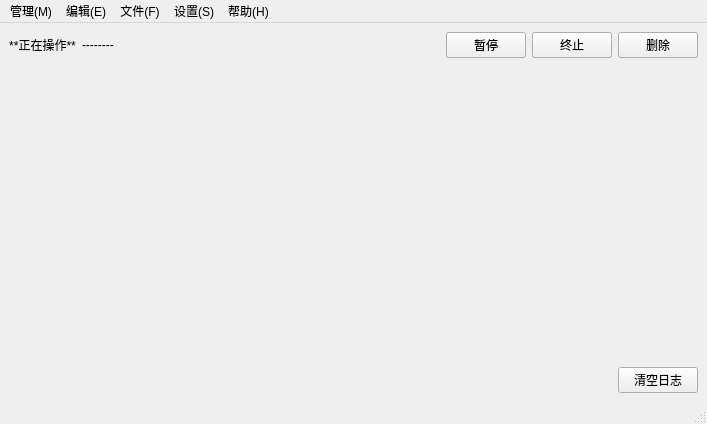
<?xml version="1.0" encoding="UTF-8"?>
<ui version="4.0">
 <class>MainWindow</class>
 <widget class="QMainWindow" name="MainWindow">
  <property name="geometry">
   <rect>
    <x>0</x>
    <y>0</y>
    <width>707</width>
    <height>424</height>
   </rect>
  </property>
  <property name="windowTitle">
   <string>烤红薯</string>
  </property>
  <widget class="QWidget" name="centralwidget">
   <layout class="QVBoxLayout" name="verticalLayout">
    <item>
     <layout class="QHBoxLayout" name="horizontalLayout_3">
      <item>
       <widget class="QLabel" name="label">
        <property name="sizePolicy">
         <sizepolicy hsizetype="Preferred" vsizetype="Fixed">
          <horstretch>0</horstretch>
          <verstretch>0</verstretch>
         </sizepolicy>
        </property>
        <property name="text">
         <string>**正在操作**</string>
        </property>
        <property name="textFormat">
         <enum>Qt::MarkdownText</enum>
        </property>
        <property name="alignment">
         <set>Qt::AlignCenter</set>
        </property>
       </widget>
      </item>
      <item>
       <widget class="QLabel" name="currentName">
        <property name="sizePolicy">
         <sizepolicy hsizetype="Expanding" vsizetype="Fixed">
          <horstretch>0</horstretch>
          <verstretch>0</verstretch>
         </sizepolicy>
        </property>
        <property name="styleSheet">
         <string notr="true"/>
        </property>
        <property name="text">
         <string>--------</string>
        </property>
        <property name="textFormat">
         <enum>Qt::AutoText</enum>
        </property>
        <property name="alignment">
         <set>Qt::AlignLeading|Qt::AlignLeft|Qt::AlignVCenter</set>
        </property>
        <property name="wordWrap">
         <bool>true</bool>
        </property>
       </widget>
      </item>
      <item>
       <widget class="QPushButton" name="toggleStateButton">
        <property name="sizePolicy">
         <sizepolicy hsizetype="Minimum" vsizetype="Fixed">
          <horstretch>0</horstretch>
          <verstretch>0</verstretch>
         </sizepolicy>
        </property>
        <property name="text">
         <string>暂停</string>
        </property>
       </widget>
      </item>
      <item>
       <widget class="QPushButton" name="terminalButton">
        <property name="sizePolicy">
         <sizepolicy hsizetype="Minimum" vsizetype="Fixed">
          <horstretch>0</horstretch>
          <verstretch>0</verstretch>
         </sizepolicy>
        </property>
        <property name="text">
         <string>终止</string>
        </property>
       </widget>
      </item>
      <item>
       <widget class="QPushButton" name="delete_unit_btn">
        <property name="sizePolicy">
         <sizepolicy hsizetype="Minimum" vsizetype="Fixed">
          <horstretch>0</horstretch>
          <verstretch>0</verstretch>
         </sizepolicy>
        </property>
        <property name="text">
         <string>删除</string>
        </property>
       </widget>
      </item>
     </layout>
    </item>
    <item>
     <widget class="QTabWidget" name="tabBrowser">
      <property name="tabShape">
       <enum>QTabWidget::Rounded</enum>
      </property>
      <property name="currentIndex">
       <number>-1</number>
      </property>
      <property name="documentMode">
       <bool>true</bool>
      </property>
     </widget>
    </item>
    <item>
     <layout class="QHBoxLayout" name="horizontalLayout_4">
      <item>
       <spacer name="horizontalSpacer">
        <property name="orientation">
         <enum>Qt::Horizontal</enum>
        </property>
        <property name="sizeHint" stdset="0">
         <size>
          <width>40</width>
          <height>20</height>
         </size>
        </property>
       </spacer>
      </item>
      <item>
       <widget class="QPushButton" name="clearLogButton">
        <property name="sizePolicy">
         <sizepolicy hsizetype="Minimum" vsizetype="Fixed">
          <horstretch>0</horstretch>
          <verstretch>0</verstretch>
         </sizepolicy>
        </property>
        <property name="text">
         <string>清空日志</string>
        </property>
       </widget>
      </item>
     </layout>
    </item>
   </layout>
  </widget>
  <widget class="QMenuBar" name="menubar">
   <property name="geometry">
    <rect>
     <x>0</x>
     <y>0</y>
     <width>707</width>
     <height>22</height>
    </rect>
   </property>
   <property name="defaultUp">
    <bool>false</bool>
   </property>
   <property name="nativeMenuBar">
    <bool>true</bool>
   </property>
   <widget class="QMenu" name="menu_S">
    <property name="title">
     <string>设置(S)</string>
    </property>
    <widget class="QMenu" name="menu_save_config">
     <property name="title">
      <string>保存配置</string>
     </property>
     <addaction name="action_auto_rename"/>
    </widget>
    <addaction name="action_set_debug"/>
    <addaction name="separator"/>
    <addaction name="action_set_browser_path"/>
    <addaction name="action_set_cookies"/>
    <addaction name="action_add_linked_user"/>
    <addaction name="action_check_note"/>
    <addaction name="separator"/>
    <addaction name="menu_save_config"/>
    <addaction name="action_config_template"/>
   </widget>
   <widget class="QMenu" name="menu_H">
    <property name="title">
     <string>帮助(H)</string>
    </property>
    <addaction name="action_user_protocol"/>
    <addaction name="action_about_software"/>
   </widget>
   <widget class="QMenu" name="menu_F">
    <property name="title">
     <string>文件(F)</string>
    </property>
    <widget class="QMenu" name="menu_save_log">
     <property name="title">
      <string>保存日志</string>
     </property>
     <addaction name="action_save_cur"/>
     <addaction name="action_save_all"/>
    </widget>
    <addaction name="menu_save_log"/>
    <addaction name="separator"/>
    <addaction name="action_backup_config"/>
    <addaction name="action_resotre_config"/>
   </widget>
   <widget class="QMenu" name="menu_M">
    <property name="title">
     <string>管理(M)</string>
    </property>
    <addaction name="action_create_unit"/>
    <addaction name="separator"/>
    <addaction name="action_config_manage"/>
    <addaction name="action_create_config"/>
    <addaction name="separator"/>
    <addaction name="action_user_manage"/>
    <addaction name="action_at_user_manage"/>
   </widget>
   <widget class="QMenu" name="menu_E">
    <property name="title">
     <string>编辑(E)</string>
    </property>
    <widget class="QMenu" name="menu_basic_operate">
     <property name="title">
      <string>基本操作</string>
     </property>
     <addaction name="action_pause"/>
     <addaction name="action_terminal"/>
     <addaction name="action_delete"/>
    </widget>
    <addaction name="menu_basic_operate"/>
    <addaction name="action_stage_manage"/>
    <addaction name="action_note_manage"/>
   </widget>
   <addaction name="menu_M"/>
   <addaction name="menu_E"/>
   <addaction name="menu_F"/>
   <addaction name="menu_S"/>
   <addaction name="menu_H"/>
  </widget>
  <widget class="QStatusBar" name="statusbar"/>
  <action name="action_create_unit">
   <property name="text">
    <string>创建单元</string>
   </property>
  </action>
  <action name="action_user_manage">
   <property name="text">
    <string>用户管理</string>
   </property>
  </action>
  <action name="action_pause">
   <property name="text">
    <string>暂停</string>
   </property>
  </action>
  <action name="action_terminal">
   <property name="text">
    <string>终止</string>
   </property>
  </action>
  <action name="action_delete">
   <property name="text">
    <string>删除</string>
   </property>
  </action>
  <action name="action_edit_config">
   <property name="text">
    <string>修改配置</string>
   </property>
  </action>
  <action name="action_note_manage">
   <property name="text">
    <string>笔记列表</string>
   </property>
  </action>
  <action name="action_save_cur">
   <property name="text">
    <string>当前单元</string>
   </property>
  </action>
  <action name="action_save_all">
   <property name="text">
    <string>所有单元</string>
   </property>
  </action>
  <action name="action_check_update">
   <property name="checkable">
    <bool>false</bool>
   </property>
   <property name="checked">
    <bool>false</bool>
   </property>
   <property name="text">
    <string>检查更新</string>
   </property>
  </action>
  <action name="action_config_template">
   <property name="text">
    <string>编辑配置模板</string>
   </property>
  </action>
  <action name="action_config_manage">
   <property name="text">
    <string>配置管理</string>
   </property>
  </action>
  <action name="action_create_config">
   <property name="text">
    <string>添加配置</string>
   </property>
  </action>
  <action name="action_stage_manage">
   <property name="text">
    <string>阶段管理</string>
   </property>
  </action>
  <action name="action_set_debug">
   <property name="checkable">
    <bool>true</bool>
   </property>
   <property name="text">
    <string>调试模式</string>
   </property>
  </action>
  <action name="action_user_protocol">
   <property name="text">
    <string>用户协议</string>
   </property>
  </action>
  <action name="action_at_user_manage">
   <property name="text">
    <string>艾特用户</string>
   </property>
  </action>

  <action name="action_add_linked_user">
   <property name="text">
    <string>联动账号</string>
   </property>
  </action>
  <action name="action_check_note">
   <property name="text">
    <string>检测笔记</string>
   </property>
  </action>
  <action name="action_auto_rename">
   <property name="checkable">
    <bool>true</bool>
   </property>
   <property name="text">
    <string>自动智能命名</string>
   </property>
  </action>
  <action name="action_about_software">
   <property name="text">
    <string>关于软件</string>
   </property>
  </action>
  <action name="action_set_cookies">
   <property name="text">
    <string>设置CK</string>
   </property>
  </action>
  <action name="action_backup_config">
   <property name="text">
    <string>备份配置</string>
   </property>
  </action>
  <action name="action_resotre_config">
   <property name="text">
    <string>恢复配置</string>
   </property>
  </action>
  <action name="action_set_browser_path">
   <property name="text">
    <string>设置浏览器</string>
   </property>
  </action>
 </widget>
 <resources/>
 <connections/>
</ui>
